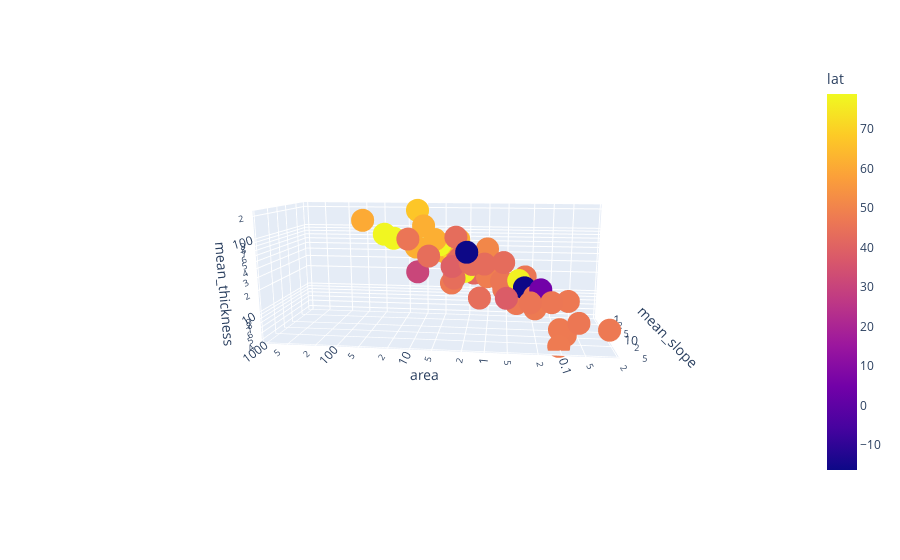

Here is the notebook cell this chart was saved with:
### Code cell
fig = plotly.express.scatter_3d(df, x = 'area', log_x=True, log_y = True, log_z=True, y = 'mean_slope', z = 'mean_thickness', color = 'lat') 
fig.show()
